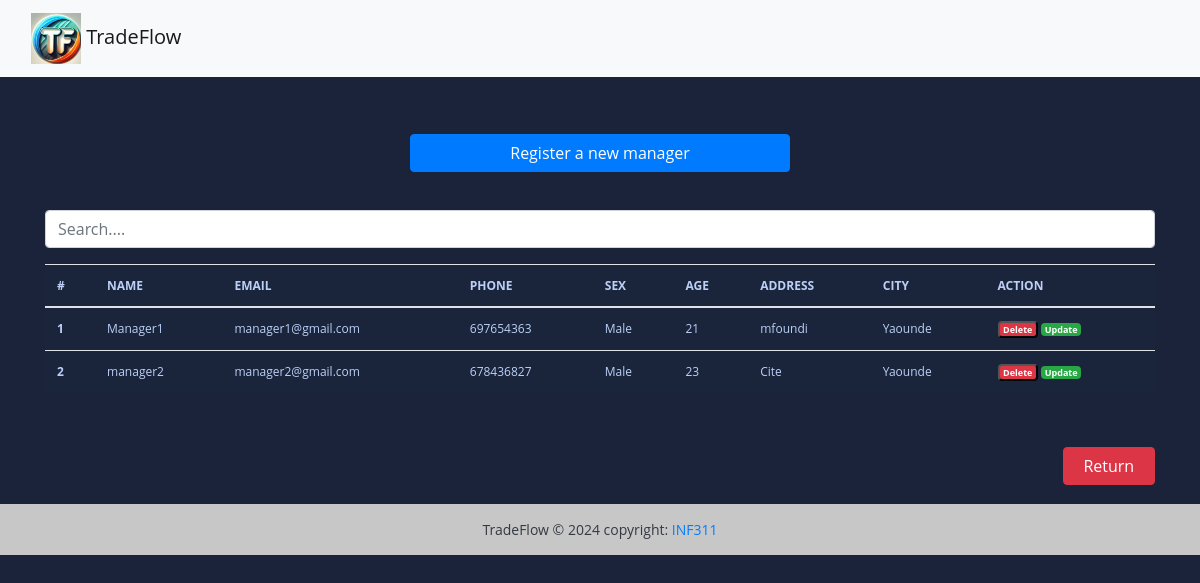
Screenshot of /manage-managers/ (signed in) with the database file from the repository.
### Users/models.py (models this page shows, shortened)
class Person(AbstractBaseUser, PermissionsMixin):
    SEX_TYPES = (
        ('M', _('Male')),
        ('F', _('Feminine')),
    )
    ROLE_TYPES = (
        ('S', _('Seller')),
        ('M', _('Manager')),
        ('C', _('Customer')),
        ('A', _('Admin')),
    )
    name = models.CharField(max_length=150)
    password = models.CharField(max_length=128)
    email = models.EmailField(unique=True)
    phone = models.CharField(max_length=132)
    address = models.CharField(max_length=150)
    sex = models.CharField(max_length=1, choices = SEX_TYPES)
    age = models.PositiveIntegerField()
    city = models.CharField(max_length=32)
    bp = models.PositiveIntegerField()
    role = models.CharField(max_length=1, choices = ROLE_TYPES)
    crearted_date = models.DateTimeField(auto_now_add=True)
    is_staff = models.BooleanField(default=False)
    is_superuser = models.BooleanField(default=False)
    is_active = models.BooleanField(default=True)
    objects = UserManager()
    USERNAME_FIELD = 'email'
    REQUIRED_FIELDS = ['name']
    class Meta:
        constraints = [
            models.UniqueConstraint(fields=['name', 'password'], name = 'unique_person_name_password')
        ]
        verbose_name = "Person"
        verbose_name_plural = "Persons"

### Trade/views.py (the view, shortened to what this page needs)
# urls.py: path('manage-managers/', views.manage_managers, name='manage-managers'),
@login_required
def manage_managers(request):
    persons = Person.objects.filter(role='M')
    items = pagination(request, persons)
    context = {
        'persons': persons,
    }
    items = pagination(request, persons)
    context['persons'] = items
    return render(request, 'manage_managers.html', context)

### Users/utils.py (called while the page is built)
def pagination(request, invoices):
    default_page = 1
    page = request.GET.get('page', default_page)
    items_per_page = 5
    parginator = Paginator(invoices, items_per_page)
    try:
        items_page = parginator.page(page)
    except PageNotAnInteger:
        items_page = parginator.page(default_page)
    except EmptyPage:
        items_page = parginator.page(parginator.num_pages)
    return items_page

### templates/manage_managers.html (shortened to what this page needs)
{% extends "base.html" %}
{% load static %}
{% load i18n %}
{% block content %}
<br><br>
<div class="row">
    <a href='#' class="col-md-4">
   </a>
   <a href="{% url 'add-manager' %}" class="btn col-md-4 btn-primary">
     {% trans 'Register a new manager ' %}
   </a>
   <a href='#' class="col-md-4">
   </a>
</div>
<br> <br>
<div class="form-group ">
   <input id="search" class="form-control" type="text" placeholder="Search....">
</div>
<div>
   <table class="table table-striped-columns">
      <thead>
         <tr>
            <th scope="col">#</th>
            <th scope="col">{% trans 'NAME' %}</th>
            <th scope="col">EMAIL</th>
            <th scope="col">PHONE</th>
            <th scope="col">SEX</th>
            <th scope="col">AGE</th>
            <th scope="col">ADDRESS</th>
            <th scope="col">CITY</th>
            <th scope="col">ACTION</th>
         </tr>
      </thead>
      <tbody id="myTable">
         {% if persons %}
         {% for person in persons %}
         <tr>
            <th scope="row">{{ forloop.counter }}</th>
            <td>{{person.name}}</td>
            <td>{{person.email}}</td>
            <td>{{ person.phone }}</td>
            <td>
               {% if person.sex == "M" %}
                  Male
               {% else %}
                  Female
               {% endif %}
            </td>
            <td>{{person.age}}</td>
            <td>{{person.address}}</td>
            <td>{{person.city}}</td>
            <td>
               <button id="btn-person-sup" type="button" data-toggle="modal" data-target="#supprimer"
                  class="badge text-white bg-danger" title="Supprimer" data-id="{{ person.pk }}"
                  data-customer="{{person.name}}"> {% trans 'Delete' %}
               </button>
               <a href="{% url 'update-person' pk=person.pk %}" title="Update" class="badge text-white bg-success">{% trans 'Update' %}</a>
            </td>
         </tr>
         {% endfor %}
         {% else %}
         <p class="text-center text-white">No manager found.</p>
         {% endif %}
      </tbody>
   </table>
   <br><br>
   <a href="{% url 'admin-dashboard' %}" title="admin dashboard" class="btn btn-outline-danger text-white bg-danger w-50 col-md-1 float-right">Return</a>
   <br>
</div>
<br><br>
{% endblock %}

### static/styles.css (style rules this page uses)
body { margin: 0; padding: 0; font: 400 .875rem 'Open Sans', sans-serif; color: #bcd0f7; background: #1A233A; position: relative; height: 100%; }
.table { background: #1a243a; color: #bcd0f7; font-size: .75rem; }

### rows the page displays
Person: name "Manager1", email "manager1@gmail.com", phone "697654363", sex "Male", age "21", address "mfoundi", city "Yaounde"
Person: name "manager2", email "manager2@gmail.com", phone "678436827", sex "Male", age "23", address "Cite", city "Yaounde"
